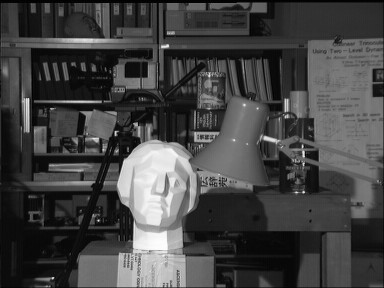
%> input picture 5.bmp, 384 x 288 px
$ octave li8_15.m   (GNU Octave 9; MATLAB toolbox functions it lacks are replaced by stand-ins)
%> lines starting %> are read from the running program, lines starting %| are printed output that depends on the picture
clear all;
I=imread('5.bmp');
%> I is the input picture: size 288x384x3 uint8; min 0, max 254, mean 67.9
I=rgb2gray(I);
%> I: size 288x384 uint8
BW = edge(imrotate(I,50,'crop'),'canny');
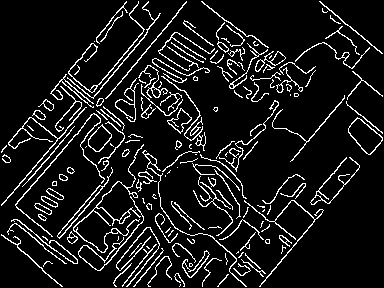
%> BW: size 288x384 logical; 9.8% white in thin lines or dots
[H,T,R] = hough(BW);
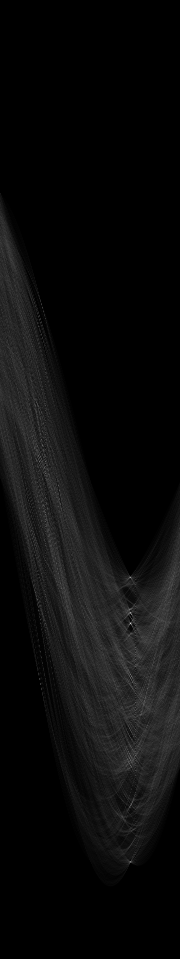
%> H: size 959x180 double; min 0, max 211, mean 11.3
%> T = 180 values from -90 to 89; R = 959 values from -479 to 479
P  = houghpeaks(H,2);
%> P = [624 131; 613 131]
disp('显示Hough变换后平面的峰值为：')
disp(P)
%|    624   131
%|    613   131
imshow(H,[],'XData',T,'YData',R,'InitialMagnification','fit');
xlabel('\theta'), ylabel('\rho');
axis on, axis normal, hold on;
plot(T(P(:,2)),R(P(:,1)),'s','color','m');
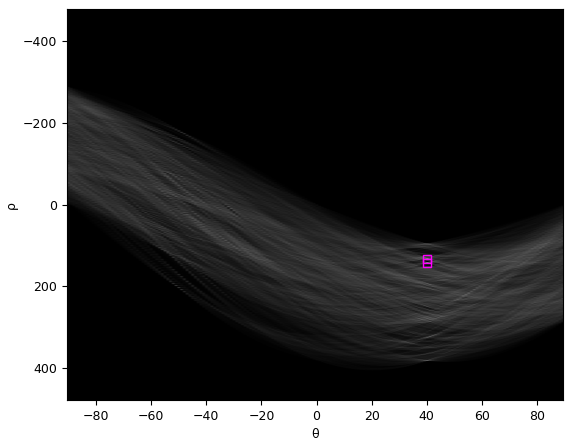
%> figure redrawn from the program's plot data

$ run again, with 3.bmp copied over 5.bmp
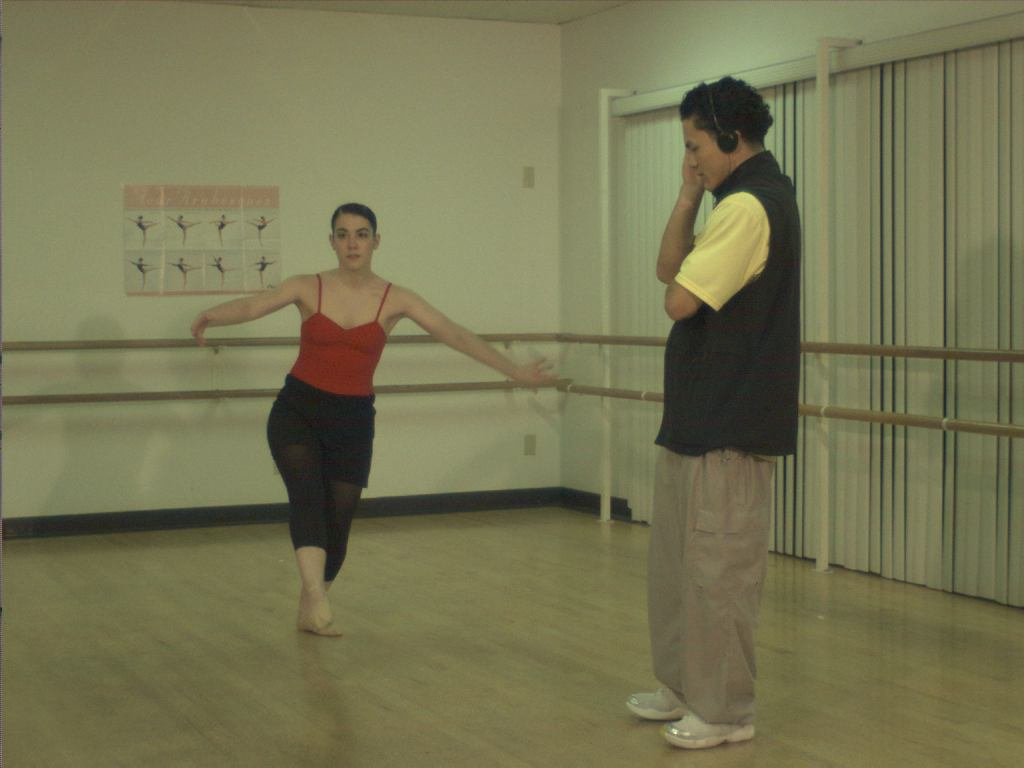
%> input picture 3.bmp, 1024 x 768 px
%> I is the input picture: size 768x1024x3 uint8; mean R, G, B 118.2, 116.6, 82.5
%> I: size 768x1024 uint8
%> BW: size 768x1024 logical; 2.9% white in thin lines or dots
%> `[H,T,R] = hough(BW);`:
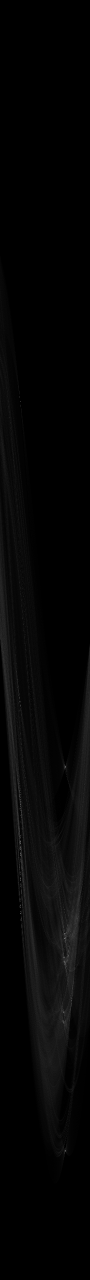
%> H: size 2559x180 double (shown at 1/2 size); min 0, max 414, mean 8.9; drawn with min black and max white
%> T = 180 values from -90 to 89; R = 2559 values from -1279 to 1279
%> P = [2302 131; 1534 131]
%|    2302    131
%|    1534    131
%> `plot(T(P(:,2)),R(P(:,1)),'s','color','m');`:
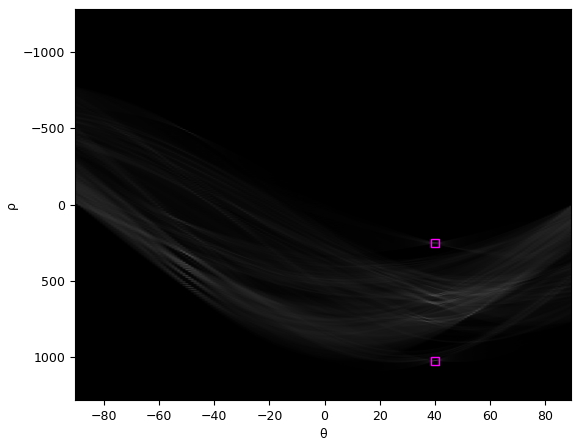
%> figure redrawn from the program's plot data

$ run again, with 4.bmp copied over 5.bmp
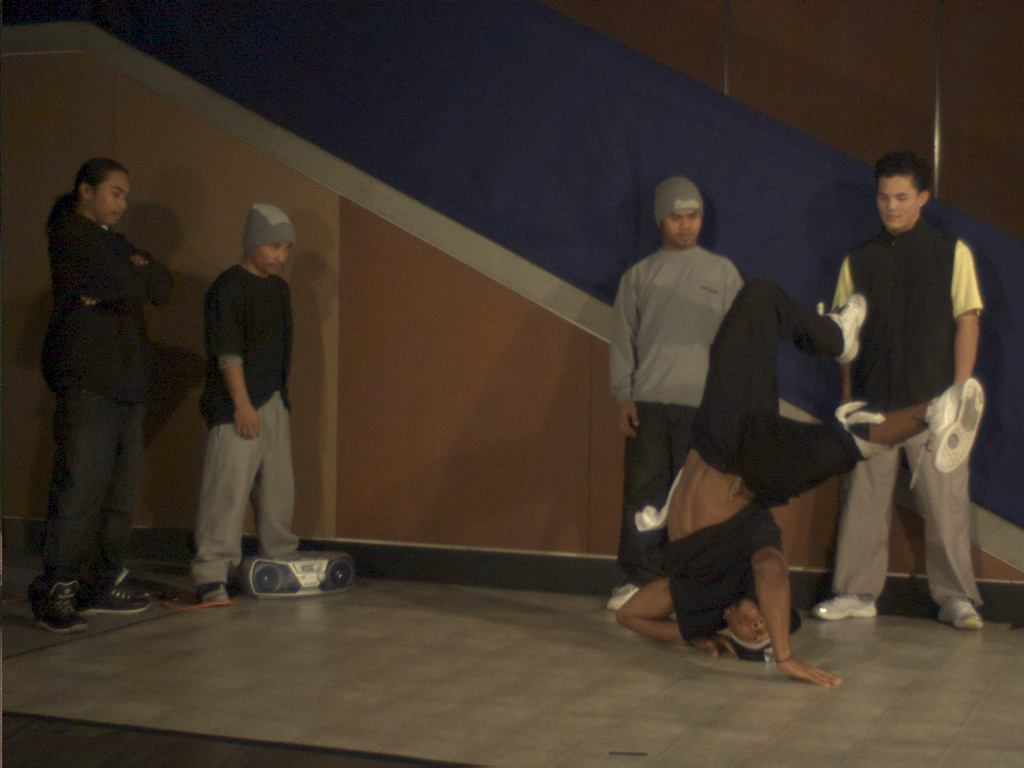
%> input picture 4.bmp, 1024 x 768 px
%> I is the input picture: size 768x1024x3 uint8; mean R, G, B 63, 51.8, 41
%> I: size 768x1024 uint8
%> BW: size 768x1024 logical; 2.3% white in thin lines or dots
%> `[H,T,R] = hough(BW);`:
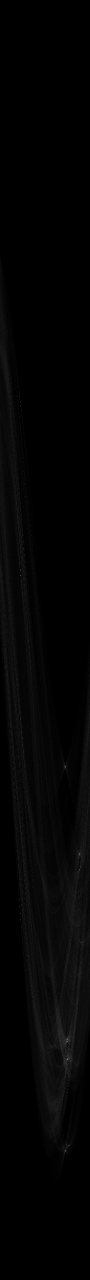
%> H: size 2559x180 double (shown at 1/2 size); min 0, max 444, mean 7; drawn with min black and max white
%> T = 180 values from -90 to 89; R = 2559 values from -1279 to 1279
%> P = [1534 131; 2302 131]
%|    1534    131
%|    2302    131
%> `plot(T(P(:,2)),R(P(:,1)),'s','color','m');`:
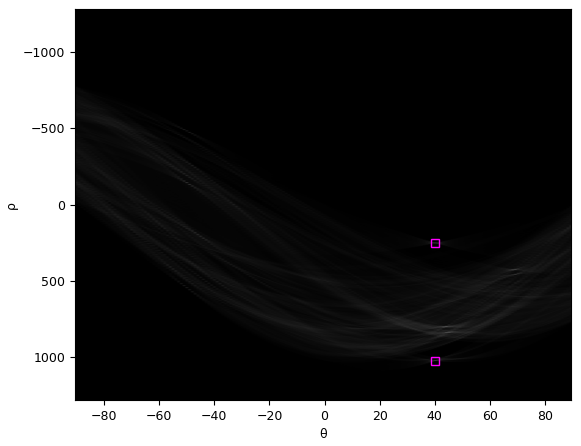
%> figure redrawn from the program's plot data
